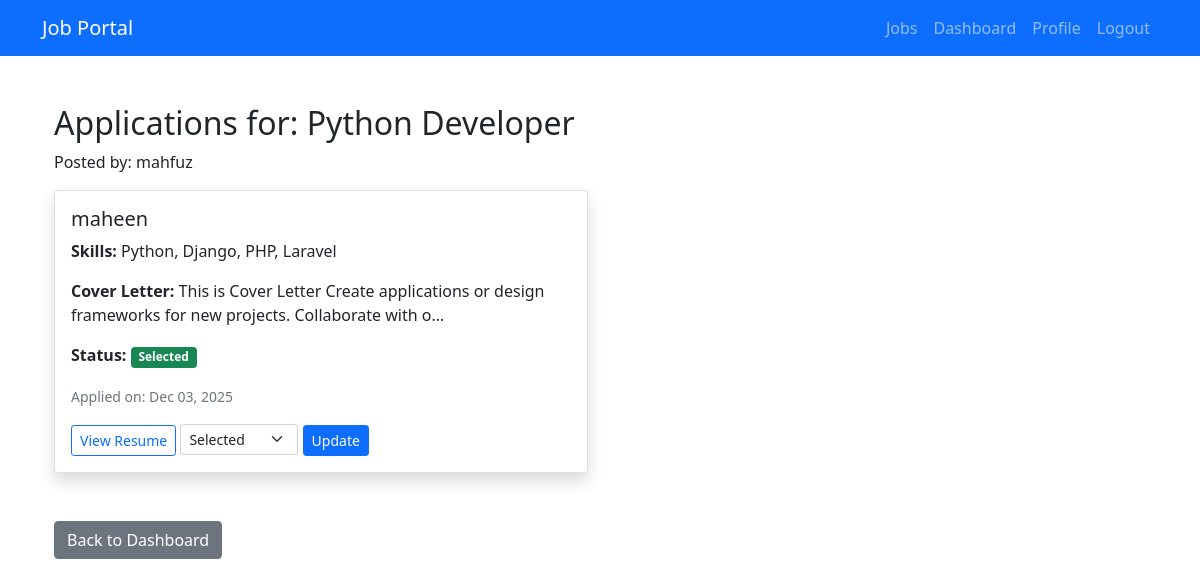
Page /manage-applications/1/ (signed in) on the earlier database version.
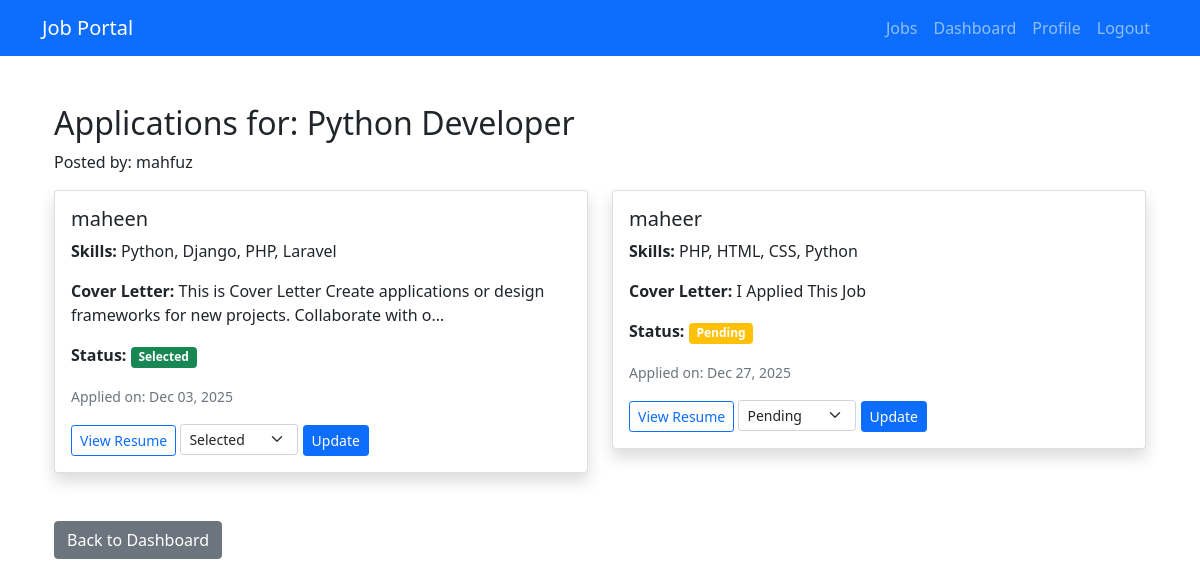
Same page on the later database version.
### portal/models.py (models this page shows, shortened)
class Job(models.Model):
    CATEGORY_CHOICES = [
        ("tech", "Technology"),
        ("finance", "Finance"),
        ("healthcare", "Healthcare"),
        ("education", "Education"),
        ("other", "Other"),
    ]
    title = models.CharField(max_length=200)
    recruiter = models.ForeignKey(User, on_delete=models.CASCADE, related_name="jobs")
    number_of_openings = models.PositiveIntegerField()
    category = models.CharField(max_length=20, choices=CATEGORY_CHOICES)
    description = models.TextField()
    skills_required = models.TextField()  # Comma-separated skills
    created_at = models.DateTimeField(auto_now_add=True)

class Application(models.Model):
    STATUS_CHOICES = [
        ("pending", "Pending"),
        ("shortlisted", "Shortlisted"),
        ("selected", "Selected"),
        ("rejected", "Rejected"),
    ]
    jobseeker = models.ForeignKey(
        User, on_delete=models.CASCADE, related_name="applications"
    )
    job = models.ForeignKey(Job, on_delete=models.CASCADE, related_name="applications")
    applied_at = models.DateTimeField(auto_now_add=True)
    status = models.CharField(
        max_length=20, choices=STATUS_CHOICES, default="pending"
    )
    skills = models.TextField(blank=True, null=True)  # Jobseeker's skills
    resume = models.FileField(upload_to="application_resumes/", blank=True, null=True)  # Jobseeker's resume
    cover_letter = models.TextField(blank=True, null=True)  # Optional cover letter
    class Meta:
        unique_together = ("jobseeker", "job")

### portal/views.py (the view, shortened to what this page needs)
# urls.py: path('manage-applications/<int:job_id>/', views.manage_applications, name='manage_applications'),
@login_required
def manage_applications(request, job_id):
    job = get_object_or_404(Job, id=job_id, recruiter=request.user)
    applications = Application.objects.filter(job=job)
    return render(request, 'portal/manage_applications.html', {
        'job': job,
        'applications': applications
    })

### portal/templates/portal/manage_applications.html (shortened to what this page needs)
{% extends 'portal/base.html' %}
{% block content %}
<div class="container mt-5">
    <h2>Applications for: {{ job.title }}</h2>
    <p>Posted by: {{ job.recruiter.username }}</p>
    {% if applications %}
        <div class="row">
            {% for application in applications %}
                <div class="col-md-6 mb-4">
                    <div class="card shadow">
                        <div class="card-body">
                            <h5 class="card-title">{{ application.jobseeker.username }}</h5>
                            <p class="card-text"><strong>Skills:</strong> {{ application.skills }}</p>
                            <p class="card-text"><strong>Cover Letter:</strong> {{ application.cover_letter|truncatechars:100 }}</p>
                            <p class="card-text"><strong>Status:</strong> <span class="badge bg-{% if application.status == 'pending' %}warning{% elif application.status == 'shortlisted' %}info{% elif application.status == 'selected' %}success{% else %}danger{% endif %}">{{ application.status|title }}</span></p>
                            <p class="card-text"><small class="text-muted">Applied on: {{ application.applied_at|date:"M d, Y" }}</small></p>
                            {% if application.resume %}
                                <a href="{{ application.resume.url }}" class="btn btn-sm btn-outline-primary" target="_blank">View Resume</a>
                            {% endif %}
                            <form method="post" class="d-inline">
                                <select name="status" class="form-select form-select-sm d-inline w-auto">
                                    <option value="pending" {% if application.status == 'pending' %}selected{% endif %}>Pending</option>
                                    <option value="selected" {% if application.status == 'selected' %}selected{% endif %}>Selected</option>
                                </select>
                                <button type="submit" class="btn btn-sm btn-primary">Update</button>
                            </form>
                        </div>
                    </div>
                </div>
            {% endfor %}
        </div>
    {% else %}
        <p>No applications yet.</p>
    {% endif %}
    <div class="mt-4">
        <a href="{% url 'portal:dashboard' %}" class="btn btn-secondary">Back to Dashboard</a>
    </div>
</div>
{% endblock %}

### portal/templates/portal/base.html (shortened to what this page needs)
<!DOCTYPE html>
<html lang="en">
<head>
    <link href="https://cdn.jsdelivr.net/npm/bootstrap@5.1.3/dist/css/bootstrap.min.css" rel="stylesheet">
</head>
<body>
    <nav class="navbar navbar-expand-lg navbar-dark bg-primary">
        <div class="container">
            <a class="navbar-brand" href="{% url 'portal:job_list' %}">Job Portal</a>
            <div class="navbar-nav ms-auto">
                {% if user.is_authenticated %}
                    <a class="nav-link" href="{% url 'portal:job_list' %}">Jobs</a>
                    <a class="nav-link" href="{% url 'portal:dashboard' %}">Dashboard</a>
                    <a class="nav-link" href="{% url 'portal:profile' %}">Profile</a>
                    <a class="nav-link" href="{% url 'portal:logout' %}">Logout</a>
                {% else %}
                    <a class="nav-link" href="{% url 'portal:login' %}">Login</a>
                    <a class="nav-link" href="{% url 'portal:register' %}">Register</a>
                {% endif %}
            </div>
        </div>
    </nav>
    <div class="container mt-4">
        {% block content %}{% endblock %}
    </div>
</body>
</html>

Differences in the rows shown:
added Application: jobseeker.username "maheer", skills "PHP, HTML, CSS, Python", cover_letter "I Applied This Job", status "Pending", applied_at "Dec 27, 2025"
